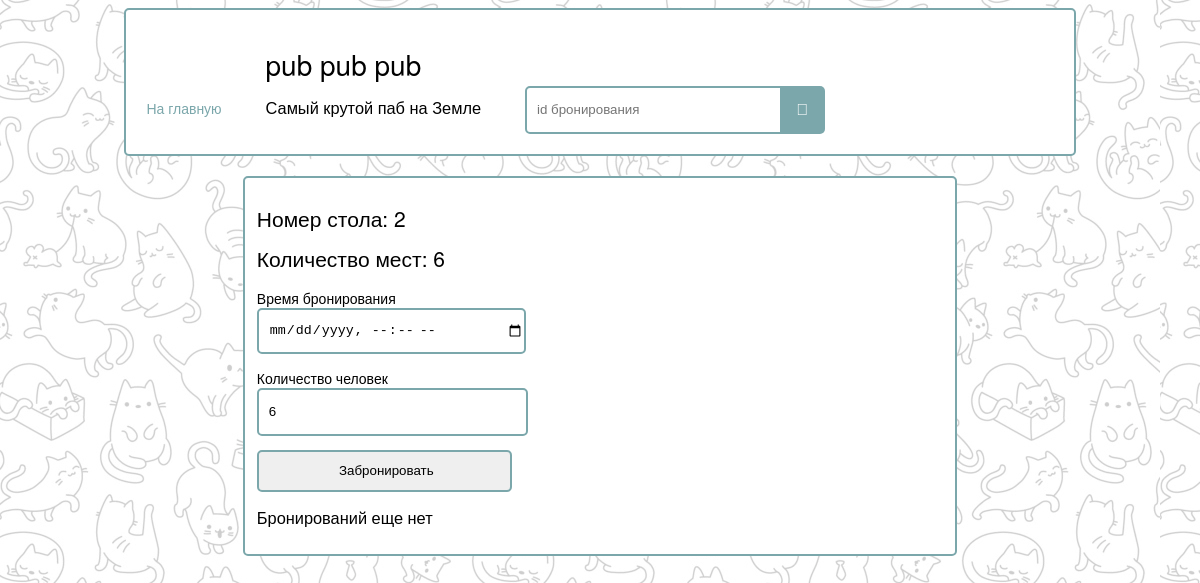
The app's page /pub/table/2 with its own data.
### pub/models.py (models this page shows)
class TableModel(models.Model):
    id = models.IntegerField(primary_key=True)
    max_person_count = models.IntegerField(null=False)

### pub/views.py (the view, shortened to what this page needs)
# urls.py: path('table/<int:pk>', views.booking_table, name='table-detail'),
def booking_table(request, pk):
    table = TableModel.objects.get(pk=pk)
    form = FormEntity(person_count=table.max_person_count, table_id=table.id)
    bookings = BookedModel.objects.filter(table_id=table.id).order_by('booked_date')
    return render(request, 'pub/tablemodel_detail.html', {'tablemodel': table, 'form': form, 'bookings': bookings})

### pub/templates/pub/tablemodel_detail.html (shortened to what this page needs)
{% extends "base_generic.html" %}
{% block content %}
    <div class="pub-booking pub-div-border">
        <h2>Номер стола: {{ tablemodel.id }}</h2>
        <h2>Количество мест: {{ tablemodel.max_person_count }}</h2>
        <form action="" method="post">
            <p>
                <label for="id_booked_date">Время бронирования</label>
                <input type="datetime-local" name="booked_date">
            </p>
            <p>
                <label for="id_person_count">Количество человек</label>
                <input type="number" name="person_count" value="{{ tablemodel.max_person_count }}">
            </p>
            <input type="submit" value="Забронировать">
        </form>
        {% if bookings %}
        <h3>Уже занятое время</h3>
        <ul>
            {% for booking in bookings %}
                <li>
                    {{ booking.booked_date }}
                </li>
            {% endfor %}
        </ul>
        {% else %}
        <h3>Бронирований еще нет</h3>
        {% endif %}
    </div>
{% endblock %}

### static/css/pub_styles.css (style rules this page uses)
.pub-booking { width: 60%; margin: 0 auto; padding: 1%; }
.pub-div-border { border: 2px solid #7BA7AB; border-radius: 5px; outline: none; background-color: white; }
body { font-family: "Helvetica Neue", Helvetica, Arial, sans-serif; font-size: 14px; line-height: 1.42857143; background-image: url("/static/images/main-background.jpg"); }
.h1, .h2, .h3, .h4, .h5, .h6, h1, h2, h3, h4, h5, h6 { font-family: inherit; font-weight: 500; line-height: 1.1; color: inherit; }
form { position: relative; width: 300px; }
input { width: 85%; height: 42px; padding-left: 10px; border: 2px solid #7BA7AB; border-radius: 5px; outline: none; }

### records on screen
TableModel: id "2", max_person_count "6", person_count "6"
